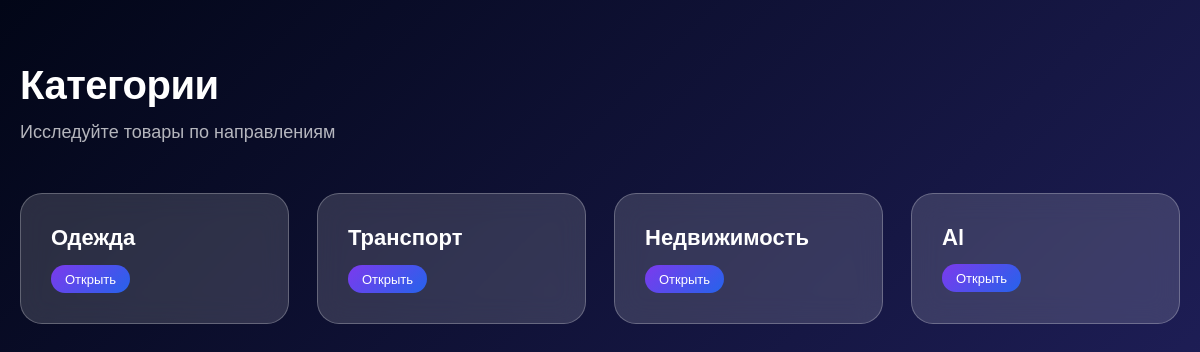
Before: /category/ with the older database file.
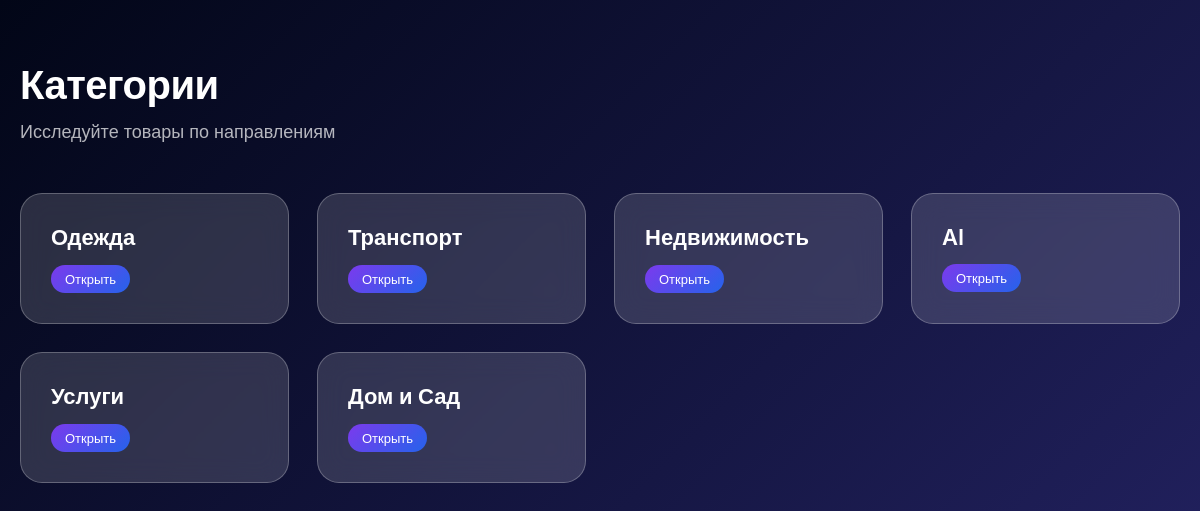
After: the same page with the newer database file.
### lalafo_app/models.py (models this page shows, shortened)
class Category(models.Model):
    category_name = models.CharField(max_length=32, unique=True)

### lalafo_app/views.py (the view)
# urls.py: path('category/', CategoryViews.as_view(), name='categories'),
class CategoryViews(ListView):
    queryset = Category.objects.all()
    context_object_name = 'categories'
    template_name = 'category_list.html'

### lalafo_app/templates/category_list.html (shortened to what this page needs)
<!DOCTYPE html>
<html lang="ru">
<head>
</head>
<body>
<div class="container">
    <header>
        <h1>Категории</h1>
        <p class="subtitle">Исследуйте товары по направлениям</p>
    </header>
    {% if categories %}
        <div class="grid">
            {% for category in categories %}
                <div class="card"
                     onmousemove="this.style.setProperty('--x', event.offsetX + 'px');
                                  this.style.setProperty('--y', event.offsetY + 'px');">
                    <div class="category-name">
                        {{ category.category_name }}
                    </div>
                    <span class="badge">Открыть</span>
                </div>
            {% endfor %}
        </div>
    {% else %}
        <div class="empty">
            Пока нет категорий
        </div>
    {% endif %}
</div>
</body>
</html>

Changed rows visible on the page:
added Category: category_name "Услуги"
added Category: category_name "Дом и Сад"
